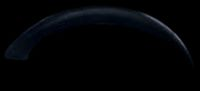
#> input picture Template_matching/features/f4.jpg, 200 x 91 px, found by its file name; its folder holds 3 pictures in this run
$ python Feature_Matching.py
#> lines starting #> are read from the running program, lines starting #| are printed output that depends on the picture
import cv2
import numpy as np
import os

# Preprocessing function to preprocess the images
def preprocess(img):
    if img is None:
        print("Error: Image is None.")
        return None

    gray_img = cv2.cvtColor(img, cv2.COLOR_BGR2GRAY)

    alpha = 2.5  # Contrast
    beta = 0.5   # Brightness
    adjusted_image = cv2.convertScaleAbs(gray_img, alpha=alpha, beta=beta)

    # Apply CLAHE (Contrast Limited Adaptive Histogram Equalization)
    clahe = cv2.createCLAHE(clipLimit=2.0, tileGridSize=(8, 8))
    clahe_img = clahe.apply(adjusted_image)

    return clahe_img

# Function to collect features from all feature images
def collect_features(feature_img_pathfile):
    sift = cv2.SIFT_create()
    all_kp = []
    all_des = []

    for feature_file in os.listdir(feature_img_pathfile):
        feature_img = cv2.imread(os.path.join(feature_img_pathfile, feature_file))
#> feature_img is the input picture: shape (91, 200, 3); mean B, G, R 5.3, 3.4, 2.4
        if feature_img is None:
            print(f"Warning: Unable to load image {feature_file}")
            continue

        processed_feature_img = preprocess(feature_img)
#> in preprocess, `adjusted_image = cv2.convertScaleAbs(gray_img, alpha=alpha, beta=beta)`:
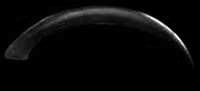
#> adjusted_image: shape (91, 200); min 0, max 255, mean 8.5
#> in preprocess, `clahe_img = clahe.apply(adjusted_image)`:
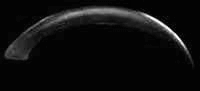
#> clahe_img: shape (91, 200); min 2, max 255, mean 14.2
        if processed_feature_img is None:
            print(f"Error: Processed feature image is None for {feature_file}")
            continue

        kp, des = sift.detectAndCompute(processed_feature_img, None)
#> kp = 32 keypoints; strongest (x, y, size): (176, 36, 2.9), (170, 30, 2.9), (182, 43, 2.1), (148, 16, 2.3)

        if des is not None:
            all_kp.extend(kp)
            all_des.append(des)
            print(f"Image: {feature_file}")
            print(f"Number of keypoints: {len(kp)}")
#| Number of keypoints: 32
            print(f"Descriptors shape: {des.shape}")
#| Descriptors shape: (32, 128)
        else:
            print(f"No descriptors found for image {feature_file}")
#> pass 2 of the loop in collect_features, `for feature_file in os.listdir(feature_img_pathfile):`:
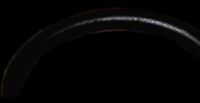
#> input picture Template_matching/features/f6.jpg, 200 x 103 px, found by its file name
#> in collect_features, feature_img is the input picture: shape (103, 200, 3); mean B, G, R 4.1, 4.1, 4.3
#> gray_img: shape (103, 200)
#> in preprocess (call 2), `adjusted_image = cv2.convertScaleAbs(gray_img, alpha=alpha, beta=beta)`:
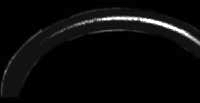
#> adjusted_image: shape (103, 200); min 0, max 255, mean 10.3
#> clahe_img: shape (103, 200)
#> kp = 67 keypoints; strongest (x, y, size): (135, 19, 2.8), (104, 19, 2.5), (130, 18, 3.2), (99, 19, 2.4)
#| Number of keypoints: 67
#| Descriptors shape: (67, 128)
#> pass 3 of the loop in collect_features, `for feature_file in os.listdir(feature_img_pathfile):`:
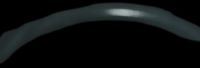
#> input picture Template_matching/features/f9.jpg, 200 x 68 px, found by its file name
#> in collect_features, feature_img is the input picture: shape (68, 200, 3); mean B, G, R 15.7, 15.2, 12.6
#> gray_img: shape (68, 200)
#> in preprocess (call 3), `adjusted_image = cv2.convertScaleAbs(gray_img, alpha=alpha, beta=beta)`:
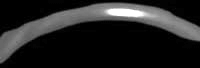
#> adjusted_image: shape (68, 200); min 0, max 255, mean 34.9
#> in preprocess (call 3), `clahe_img = clahe.apply(adjusted_image)`:
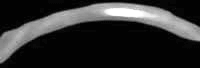
#> clahe_img: shape (68, 200); min 2, max 255, mean 47.1
#> kp = 14 keypoints; strongest (x, y, size): (5, 34, 3.3), (15, 24, 8.2), (137, 6, 2.2), (195, 26, 2.1)
#| Number of keypoints: 14
#| Descriptors shape: (14, 128)

    if all_des:
        all_des = np.vstack(all_des)
    else:
        all_des = np.array([])

    return all_kp, all_des

# Function to perform feature matching and detection
def detect_steering_wheel(test_img_pathfile, all_kp, all_des):
    sift = cv2.SIFT_create()
    bf = cv2.BFMatcher(cv2.NORM_L2, crossCheck=True)

    # Iterate through all test images
    for test_file in os.listdir(test_img_pathfile):
        test_img = cv2.imread(os.path.join(test_img_pathfile, test_file))
        if test_img is None:
            print(f"Warning: Unable to load image {test_file}")
            continue

        processed_test_img = preprocess(test_img)
        if processed_test_img is None:
            print(f"Error: Processed test image is None for {test_file}")
            continue

        # Detect keypoints and descriptors in the test image
        kp_test, des_test = sift.detectAndCompute(processed_test_img, None)
        if des_test is None:
            print(f"No descriptors found for test image {test_file}")
            continue

        if len(all_des) == 0:
            print("Error: No descriptors found in the feature set.")
            continue

        # Use BFMatcher to find the best matches between the combined feature set and the test image
        matches = bf.match(all_des, des_test)
        matches = sorted(matches, key=lambda x: x.distance)

        if len(matches) > 0:
            # Check if any keypoints and descriptors are available
            if len(all_kp) > 0 and len(kp_test) > 0:
                # Draw the matches
                matching_result = cv2.drawMatches(
                    np.zeros_like(processed_test_img), all_kp, processed_test_img, kp_test, matches[:10], None, flags=2)

                if matching_result is None or matching_result.size == 0:
                    print("Error: Matching result is None or empty.")
                else:
                    # Show the matching result if not empty
                    cv2.imshow('Feature Matching', matching_result)
                    cv2.waitKey(0)
            else:
                print("No keypoints available for drawing matches.")

            # Find the bounding box around the detected object
            if len(matches) > 5:
                src_pts = np.float32([all_kp[m.queryIdx].pt for m in matches]).reshape(-1, 1, 2)
                dst_pts = np.float32([kp_test[m.trainIdx].pt for m in matches]).reshape(-1, 1, 2)

                # Find homography
                M, mask = cv2.findHomography(src_pts, dst_pts, cv2.RANSAC, 5.0)

                if M is not None:
                    h, w = processed_test_img.shape
                    pts = np.float32([[0, 0], [0, h-1], [w-1, h-1], [w-1, 0]]).reshape(-1, 1, 2)
                    dst = cv2.perspectiveTransform(pts, M)

                    # Draw bounding box on the test image
                    test_img_with_box = cv2.polylines(test_img, [np.int32(dst)], True, (0, 255, 0), 3, cv2.LINE_AA)

                    # Show the detected area with the bounding box
                    cv2.imshow('Detected Steering Wheel', test_img_with_box)
                    cv2.waitKey(0)
        else:
            print("No matches found.")

    cv2.destroyAllWindows()

# Paths to the test and feature image folders
test_img_pathfile = "C:/Users/ramad/Steering_wheel_Detection/Template_matching/cropped_test"
feature_img_pathfile = "C:/Users/ramad/Steering_wheel_Detection/Template_matching/features"

# Collect features from all feature images
all_kp, all_des = collect_features(feature_img_pathfile)
#> all_kp = 113 keypoints; strongest (x, y, size): (135, 19, 2.8), (104, 19, 2.5), (130, 18, 3.2), (176, 36, 2.9)

# Debugging: Check collected keypoints and descriptors
print(f"Total keypoints collected: {len(all_kp)}")
#| Total keypoints collected: 113
print(f"Descriptors shape: {all_des.shape}")
#| Descriptors shape: (113, 128)

# Run the steering wheel detection
#> (the run stopped early here; a loop or call above may not have finished)
